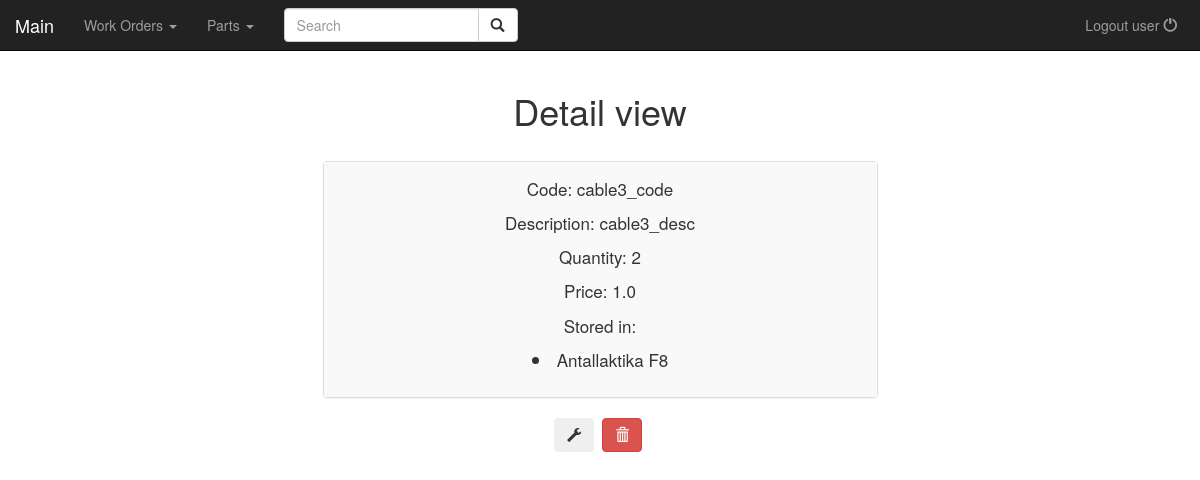
Page /details/part/cable3_code on the committed database.
### work_as/models.py (models this page shows, shortened)
class Part(models.Model):
    code = models.CharField(max_length=100, unique=True)
    description = models.CharField(max_length=50)
    price = models.FloatField(validators=[MinValueValidator(0)])
    quantity = models.IntegerField(validators=[MinValueValidator(0)])
    storage = models.ManyToManyField(Storage)

class Storage(models.Model):
    site = models.CharField(max_length=15)
    location = models.CharField(max_length=5)
    def __str__(self):
        return self.site+" "+self.location
    class Meta:
        unique_together = ('site', 'location',)

### work_as/views.py (the view)
# urls.py: url(r'details/part/(?P<part_code>.+)',views.partDetail.as_view(),name="partDetail")
class partDetail(generic.DetailView):
    context_object_name = 'part'
    template_name = 'work_as/partDetail.html'
    model = Part
    def get_object(self,queryset=None):
        return Part.objects.all().filter(code=self.kwargs['part_code'])[0]

### work_as/templates/work_as/partDetail.html (shortened to what this page needs)
{% extends 'work_as/base.html' %}
{% load staticfiles %}
{% block page_title %}Detail view{% endblock %}
{% block body %}
<br>
<div class="container">
        <div class="row text-center">
            <div class="col-xs-6 col-xs-offset-3">
                <div class="panel panel-default">
                    <div class="panel-body">
                        <p>Code: {{ part.code }}</p>
                        <p>Description: {{ part.description }}</p>
                        <p>Quantity: {{ part.quantity }}</p>
                        <p>Price: {{ part.price }}</p>
                        <p>Stored in:
                            {% for location in part.storage.all %}
                            <li>{{location}}</li>
                            {% endfor %}
                        </p>
                    </div>
                </div>
                <button type="button" class="btn" data-toggle="tooltip" data-placement="bottom" title="Edit">
                    <span class="glyphicon glyphicon-wrench"></span>
                </button>&nbsp;
                <button type="button" class="btn btn-danger" data-toggle="tooltip" data-placement="bottom" title="Delete">
                    <span class="glyphicon glyphicon-trash" ></span>
                </button>&nbsp;
            </div>
        </div>
</div>
{% endblock %}

### work_as/static/work_as/style.css (style rules this page uses)
.body { padding-top: 70px; }
.panel-body { background: #f9f9f9; }
.panel > .panel-body > p, .panel > .panel-body > li { font-size: 17px; }

### rows in the picture
Part: code "cable3_code", description "cable3_desc", quantity "2", price "1.0"
Storage: site+location "Antallaktika F8"
